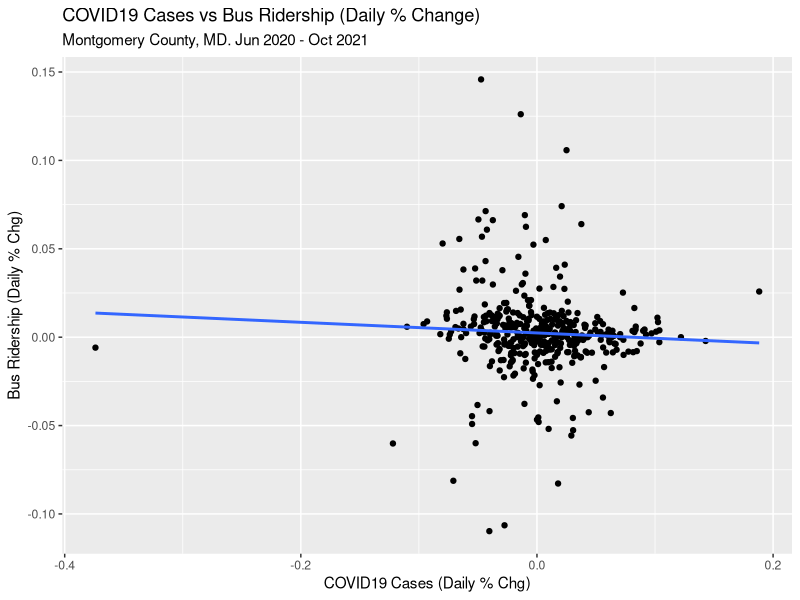
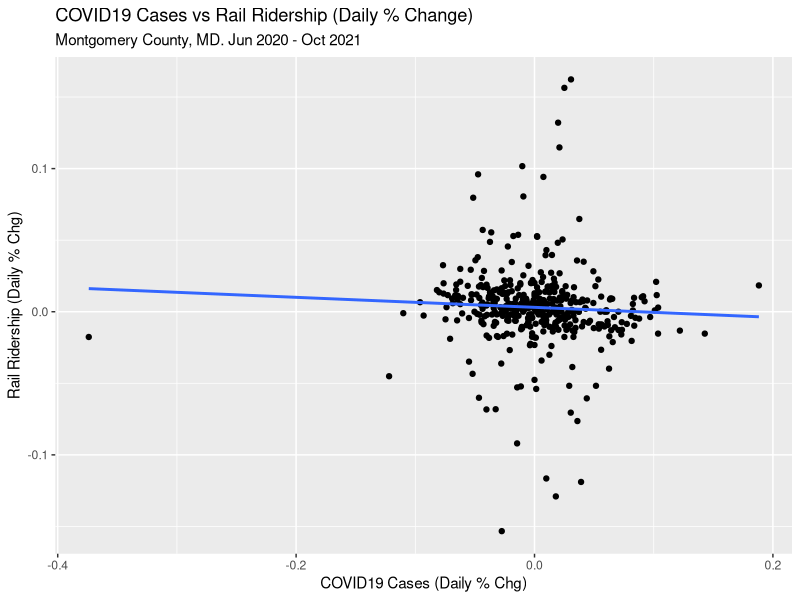
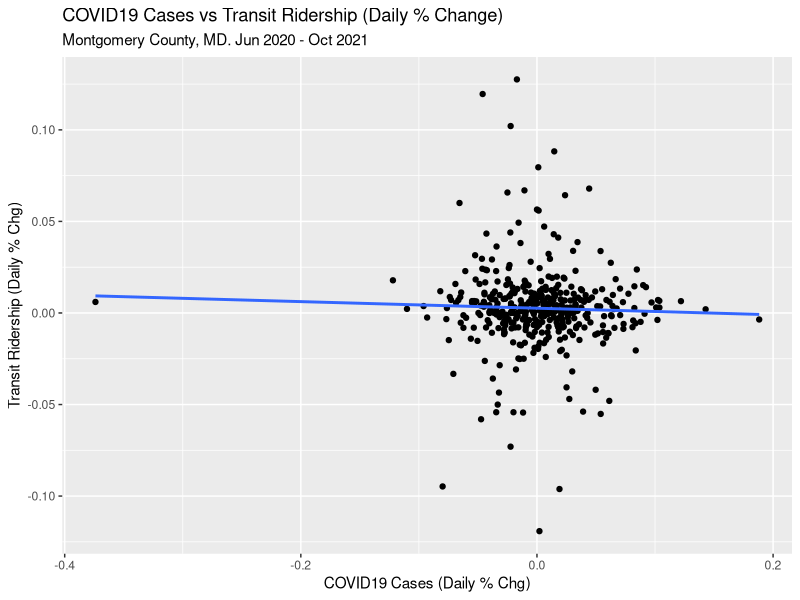
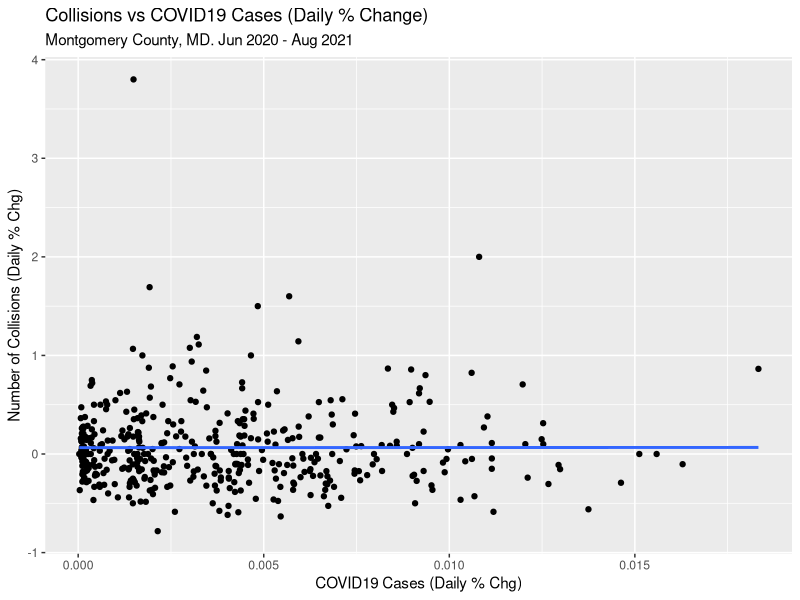

Generate these figures, in order, with R:
## ---- chunk 1
knitr::opts_chunk$set(echo = TRUE)
library(dplyr)
library(ggplot2)
library(forecast)
library(xts)
## ---- chunk 2

transit = read.csv('data_clean/transit_data.csv')

## ---- chunk 3

plt <- ggplot(transit, aes(x=ravg_cases_pct, y=ravg_bus_pct)) + geom_point() + geom_smooth(method="lm", se=FALSE)
plt + labs(y="Bus Ridership (Daily % Chg)", x="COVID19 Cases (Daily % Chg)", title="COVID19 Cases vs Bus Ridership (Daily % Change)", subtitle="Montgomery County, MD. Jun 2020 - Oct 2021")

## ---- chunk 4

m_bus = lm(ravg_bus_pct ~ ravg_cases_pct, data=transit)
summary(m_bus)
aov1 = aov(ravg_bus_pct ~ ravg_cases_pct, data = transit)


## ---- chunk 5

plt <- ggplot(transit, aes(x=ravg_cases_pct, y=ravg_rail_pct)) + geom_point() + geom_smooth(method="lm", se=FALSE)
plt + labs(y="Rail Ridership (Daily % Chg)", x="COVID19 Cases (Daily % Chg)", title="COVID19 Cases vs Rail Ridership (Daily % Change)", subtitle="Montgomery County, MD. Jun 2020 - Oct 2021")

## ---- chunk 6

m_rail = lm(ravg_rail_pct ~ ravg_cases_pct, data=transit)
summary(m_rail)
aov2 = aov(ravg_rail_pct ~ ravg_cases_pct, data = transit)

## ---- chunk 7

plt <- ggplot(transit, aes(x=ravg_cases_pct, y=ravg_all_pct)) + geom_point() + geom_smooth(method="lm", se=FALSE)
plt + labs(y="Transit Ridership (Daily % Chg)", x="COVID19 Cases (Daily % Chg)", title="COVID19 Cases vs Transit Ridership (Daily % Change)", subtitle="Montgomery County, MD. Jun 2020 - Oct 2021")

## ---- chunk 8

m_all = lm(ravg_all_pct ~ ravg_cases_pct, data=transit)
summary(m_all)
aov3 = aov(ravg_all_pct ~ ravg_cases_pct, data = transit)

## ---- chunk 9

crash = read.csv('data_clean/crashes_data.csv')

case_pct2 = crash[,"cases_pct"]
crash_pct = crash[,"crash_pct"]

## ---- chunk 10

plt <- ggplot(crash, aes(x=case_pct2, crash_pct)) + geom_point() + geom_smooth(method="lm", se=FALSE)
plt + labs(y="Number of Collisions (Daily % Chg)", x="COVID19 Cases (Daily % Chg)", title="Collisions vs COVID19 Cases (Daily % Change)", subtitle="Montgomery County, MD. Jun 2020 - Aug 2021")

## ---- chunk 11

m_crash = lm(crash_pct ~ case_pct2, data=crash)
summary(m_crash)
aov5 = aov(crash_pct ~ case_pct2, data = crash)


